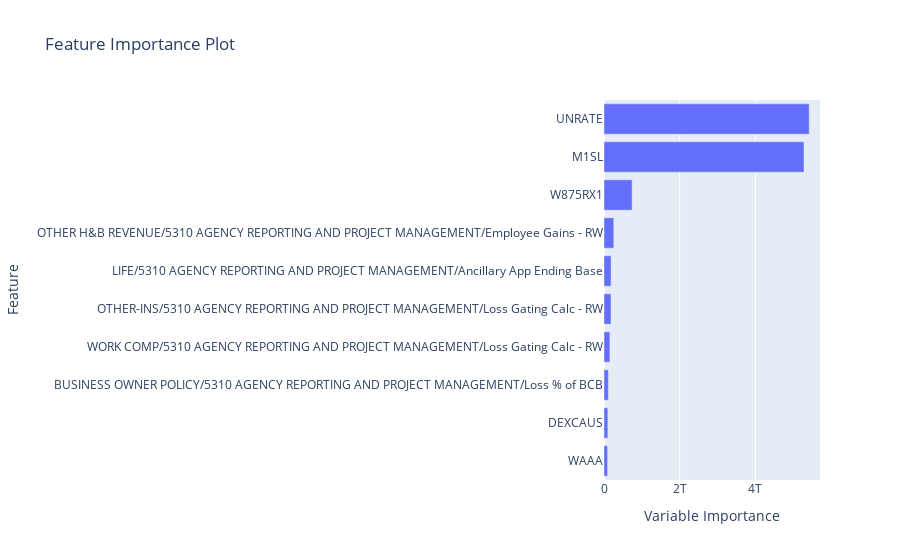

Notebook source saved alongside this figure:
### Code cell
# ml_features = models.get_important_features('xgboost', features_threshold)
# ml_feature_cols = ml_features['Feature'].tolist()

if len(ml_features.index) != 0:
    # plot the most important features
    fig = px.bar(ml_features.sort_values('Variable Importance', ascending=True),
                 x='Variable Importance',
                 y='Feature',
                 orientation='h',
                 title='Feature Importance Plot')
    fig.show()

### Figure 1 — Plotly figure (JSON) as saved in the notebook; plotly's stock layout.template omitted (floating-point values rounded to 4 significant figures)
{"data": [{"alignmentgroup": "True", "hovertemplate": "Variable Importance=%{x}<br>Feature=%{y}<extra></extra>", "legendgroup": "", "marker": {"color": "#636efa", "pattern": {"shape": ""}}, "name": "", "offsetgroup": "", "orientation": "h", "showlegend": false, "textposition": "auto", "x": [95240000000.0, 101700000000.0, 115200000000.0, 155700000000.0, 185300000000.0, 187300000000.0, 259200000000.0, 743500000000.0, 5284000000000.0, 5422000000000.0], "xaxis": "x", "y": ["WAAA", "DEXCAUS", "BUSINESS OWNER POLICY/5310 AGENCY REPORTING AND PROJECT MANAGEMENT/Loss % of BCB", "WORK COMP/5310 AGENCY REPORTING AND PROJECT MANAGEMENT/Loss Gating Calc - RW", "OTHER-INS/5310 AGENCY REPORTING AND PROJECT MANAGEMENT/Loss Gating Calc - RW", "LIFE/5310 AGENCY REPORTING AND PROJECT MANAGEMENT/Ancillary App Ending Base", "OTHER H&B REVENUE/5310 AGENCY REPORTING AND PROJECT MANAGEMENT/Employee Gains - RW", "W875RX1", "M1SL", "UNRATE"], "yaxis": "y", "type": "bar"}], "layout": {"xaxis": {"anchor": "y", "domain": [0.0, 1.0], "title": {"text": "Variable Importance"}}, "yaxis": {"anchor": "x", "domain": [0.0, 1.0], "title": {"text": "Feature"}}, "legend": {"tracegroupgap": 0}, "title": {"text": "Feature Importance Plot"}, "barmode": "relative"}}
